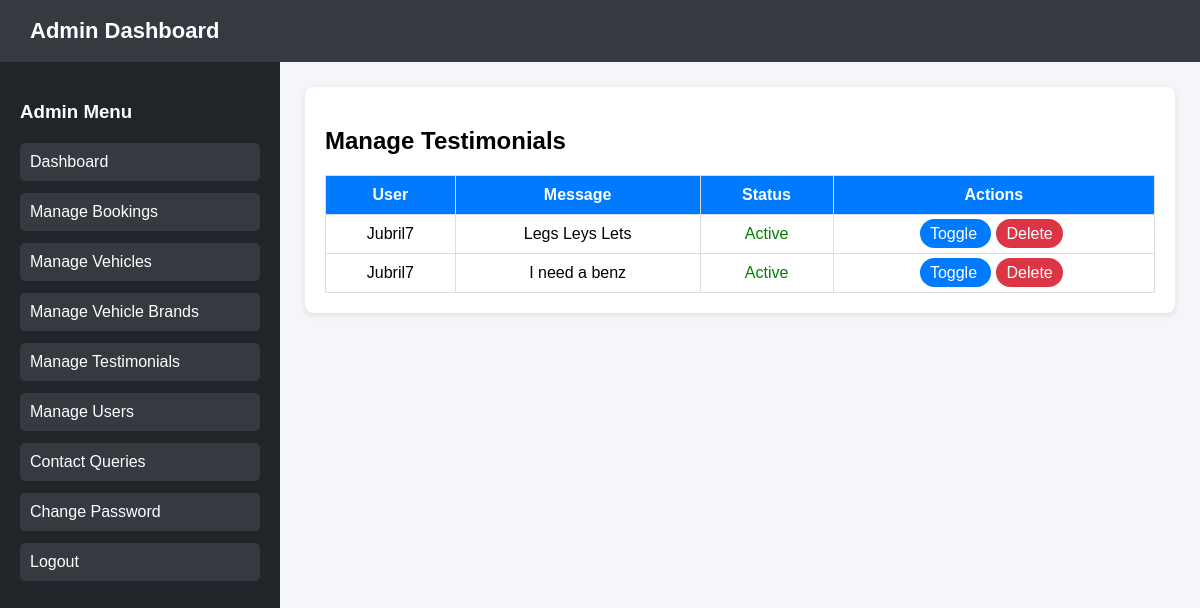
Screenshot of /dashboard/manage-testimonials/ (signed in) with the database file from the repository.
### core/models.py (models this page shows)
class Testimonial(models.Model):
    user = models.ForeignKey(User, on_delete=models.CASCADE)
    message = models.TextField()
    active = models.BooleanField(default=False)
    created_at = models.DateTimeField(auto_now_add=True)

class User(AbstractUser):
    phone = models.CharField(max_length=15, blank=True, null=True)

### core/views.py (the view)
# urls.py: path('dashboard/manage-testimonials/', views.admin_manage_testimonials, name='admin_manage_testimonials'),
@admin_required
def admin_manage_testimonials(request):
    testimonials = Testimonial.objects.select_related('user').order_by('-created_at')
    return render(request, 'admin_manage_testimonials.html', {
        'testimonials': testimonials
    })

### core/views.py (called while the page is built)
def admin_required(view_func):
    return user_passes_test(lambda u: u.is_staff, login_url='login')(view_func)

### core/templates/admin_manage_testimonials.html (shortened to what this page needs)
{% load static %}
<!DOCTYPE html>
<html lang="en">
<head>
    <link rel="stylesheet" href="{% static 'core/style.css' %}">
</head>
<body>
<header>Admin Dashboard</header>
<div class="container">
    <nav>
        <h3>Admin Menu</h3>
        <a href="{% url 'admin_dashboard' %}">Dashboard</a>
        <a href="{% url 'admin_manage_bookings' %}">Manage Bookings</a>
        <a href="{% url 'admin_manage_vehicles' %}">Manage Vehicles</a>
        <a href="{% url 'admin_manage_brands' %}">Manage Vehicle Brands</a>
        <a href="{% url 'admin_manage_testimonials' %}">Manage Testimonials</a>
        <a href="{% url 'admin_manage_users' %}">Manage Users</a>
        <a href="{% url 'admin_queries' %}">Contact Queries</a>
        <a href="{% url 'admin_change_password' %}">Change Password</a>
        <a href="{% url 'logout' %}">Logout</a>
    </nav>
    <main>
        <div class="section">
            <h2>Manage Testimonials</h2>
        <table>
            <tr>
                <th>User</th>
                <th>Message</th>
                <th>Status</th>
                <th>Actions</th>
            </tr>
            {% for t in testimonials %}
            <tr>
                <td>{{ t.user.username }}</td>
                <td>{{ t.message }}</td>
                <td>
                    {% if t.active %}
                        <span style="color:green;">Active</span>
                    {% else %}
                        <span style="color:red;">Inactive</span>
                    {% endif %}
                </td>
                <td>
                    <a href="{% url 'toggle_testimonial' t.id %}"
                    style="padding:6px 10px; background:#007bff; color:white; border-radius:20px; text-decoration: none; margin-right: 5px;">
                        Toggle
                    </a>
                    <a href="{% url 'delete_testimonial' t.id %}"
                    onclick="return confirm('Delete this testimonial?')"
                    style="padding:6px 10px; background:#dc3545; color:white; border-radius:20px; text-decoration: none; margin-right: 5px;">
                        Delete
                    </a>
                </td>
            </tr>
            {% empty %}
            <tr>
                <td colspan="4">No testimonials found.</td>
            </tr>
            {% endfor %}
        </table>
        </div>
    </main>
</div>
</body>
</html>

### core/static/core/style.css (style rules this page uses)
body { font-family: Arial, sans-serif; background-color: #f5f5f5; margin: 20px; }

### core/templates/admin_manage_testimonials.html (style rules this page uses)
body { font-family: Arial, sans-serif; margin: 0; background: #f5f6fa; }
header { background: #343a40; color: white; padding: 18px 30px; font-size: 22px; font-weight: bold; }
.container { display: flex; min-height: 92vh; }
nav { width: 240px; background: #212529; color: white; padding: 20px; }
nav h3 { margin-bottom: 20px; }
nav a { display: block; color: white; text-decoration: none; margin-bottom: 12px; padding: 10px; background: #343a40; border-radius: 5px; }
main { flex: 1; padding: 25px; }
.section { background: white; padding: 20px; border-radius: 8px; box-shadow: 0 2px 6px rgba(0,0,0,0.1); }
table { width: 100%; border-collapse: collapse; margin-top: 15px; }
table th, table td { border: 1px solid #ddd; padding: 10px; text-align: center; }
table th { background: #007bff; color: white; }

### rows the page displays
Testimonial: user.username "Jubril7", message "Legs Leys Lets", active "Active"
Testimonial: user.username "Jubril7", message "I need a benz", active "Active"
